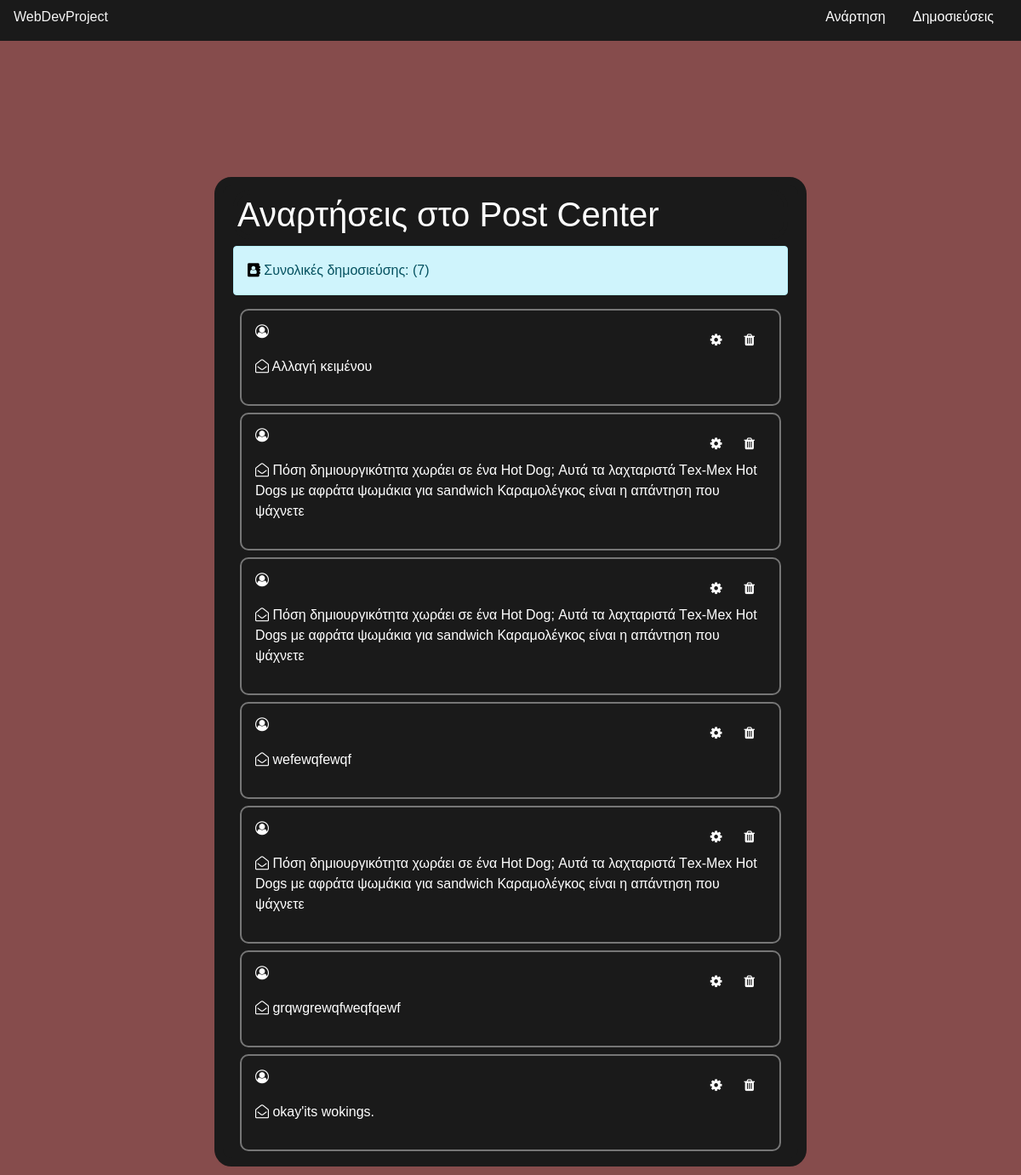
/UploadFiles/pages/allnews.php, run on the app's committed database.
### tables this page shows
CREATE TABLE `posts` (
  `ID` int(11) NOT NULL,
  `POST` varchar(500) DEFAULT NULL
);

### UploadFiles/classes/dbh.classes.php (called while the page is built)
<?php
class Dbh {
    private $servername = "localhost";
    private $username = "root";
    private $password = "";
    private $dbname = "postcenter";
    private $charset = "utf8mb4";
    protected function connection(){
        try {
            $dsn = "mysql:host=".$this->servername.";dbname=".$this->dbname.";charset=".$this->charset;
            $pdo = new PDO($dsn, $this->username, $this->password);
            $pdo->setAttribute(PDO::ATTR_ERRMODE, PDO::ERRMODE_EXCEPTION);
            return $pdo;
         }  catch (PDOException $e) {
            echo "Conenction failed: ".$e->getMessage();
        }
    }
}

### UploadFiles/classes/postsview.classes.php (called while the page is built)
<?php
class PostView extends Posts{
    public function showAllPosts(){
        $this->getPostContents();
    }
    public function PostsCount(){
        return $this->getAllRows();
    }
}
?>

### UploadFiles/classes/posts.classes.php (the view, shortened to what this page needs)
<?php
include_once 'dbh.classes.php';
class Posts extends Dbh{
    protected function getPostContents(){
        $sql = "SELECT * FROM posts" ;
        $stmt = $this->connection()->prepare($sql);
        $stmt->execute();
        $resultFetchAll = $stmt->fetchAll();
        foreach( $resultFetchAll as $row ) {
            echo '<form class="container-news" method="POST" action="../include/post.inc.php">
                <div class="extensions-buttons" >
                <p><i class="fa fa-user-circle-o" aria-hidden="true"></i></p>
                <button class="btn" name="Btn-Update" formaction="allnews.php?ID='.$row['ID'].'" ><i class="fa fa-cog" aria-hidden="true"></i></button>
                <button class="btn" name="Btn-Delete" formaction="allnews.php?ID='.$row['ID'].'" ><i class="fa fa-trash"></i></button>
                </div>
                <p><i class="fa fa-envelope-open-o" aria-hidden="true"> </i> ' .$row['POST']. '</p>
                </form>'
                ;
        }
    }
    protected function getAllRows(){
        $sql = "SELECT * FROM posts";
        $stmt = $this->connection()->prepare($sql);
        $stmt->execute();
        $CountRows = $stmt->rowCount();
        return $CountRows;
    }
}

### UploadFiles/pages/allnews.php (shortened to what this page needs)
<?php
include_once '../classes/dbh.classes.php';
include_once '../classes/posts.classes.php';
include_once '../classes/postsview.classes.php';
?>
<!DOCTYPE html>
<html lang="en">
<head>
    <link href="https://cdn.jsdelivr.net/npm/bootstrap@5.0.2/dist/css/bootstrap.min.css" rel="stylesheet">
    <link rel="stylesheet" href="https://cdnjs.cloudflare.com/ajax/libs/font-awesome/4.7.0/css/font-awesome.min.css">
    <link rel="stylesheet" href="../css/style.css">
</head>
<body>
    <nav>
        <div class="logo">WebDevProject</div>
        <ul>
        <li><a href="/index.php">Ανάρτηση</a></li>
            <li><a href="/pages/allnews.php">Δημοσιεύσεις</a></li>
        </ul>
    </nav>
    <div class="container">
    <h1>Αναρτήσεις στο Post Center</h1>
    <?php
            $OjbectViewPosts = new PostView();
            echo '<div class="alert alert-info" role="alert"><i class="fa fa-address-book" style="color:black"aria-hidden="true">
            </i> Συνολικές δημοσιεύσης: ('. $OjbectViewPosts->PostsCount() .')
            </div>';
            $OjbectViewPosts->showAllPosts();
        ?>
    </div>
</body>
</html>

### UploadFiles/css/style.css (style rules this page uses)
* { padding: 0; margin: 0; box-sizing: border-box; font-size: 16px; font-family: sans-serif; }
body { width: 100%; display: flex; flex-direction: column; background-color: rgb(134, 76, 76); }
nav { display: flex; flex-wrap: nowrap; justify-content:space-between; padding: 1vh 2vh 0vh 2vh; background: rgba(26, 26, 26, 1) ; }
ul { display: flex; }
li { display: inline-block; padding: 0vh 2vh 0vh 2vh; }
li a { text-decoration: none; color:white; transition: 0.2s; }
.logo { color:whitesmoke }
.container { margin-top: 20vh; border: 10px solid rgba(26, 26, 26, 1); width: auto; border-radius: 20px; background-color:rgba(26, 26, 26, 1); margin-bottom: 10px; }
form { display: flex; flex-direction: column; padding: 2vh; align-items: center; }
.container h1 { color: white; margin-top: 5px; border: 5px solid rgba(26, 26, 26, 1); border-radius: 20px; background-color:rgba(26, 26, 26, 1); }
.container-news { color: white; border: 2px solid rgba(255,255,255,0.4); border-radius: 10px; padding: 2vh; margin: 1vh; display: flex; flex-direction: column; align-items: flex-start; }
.container-news p { max-width: 600px; }
.fa { transition: 0.3s; color: white; }
.extensions-buttons { width: 100%; display: flex; justify-content: end; }
.extensions-buttons p { width: 100%; display: flex; justify-content: start; }

### data on the page
posts: POST "Αλλαγή κειμένου"
posts: POST "Πόση δημιουργικότητα χωράει σε ένα Hot Dog; Αυτά τα λαχταριστά Τex-Mex Hot Dogs με αφράτα ψωμάκια για sandwich Καραμολέγκος είναι η απάντηση που ψάχνετε"
posts: POST "Πόση δημιουργικότητα χωράει σε ένα Hot Dog; Αυτά τα λαχταριστά Τex-Mex Hot Dogs με αφράτα ψωμάκια για sandwich Καραμολέγκος είναι η απάντηση που ψάχνετε"
posts: POST "wefewqfewqf"
posts: POST "Πόση δημιουργικότητα χωράει σε ένα Hot Dog; Αυτά τα λαχταριστά Τex-Mex Hot Dogs με αφράτα ψωμάκια για sandwich Καραμολέγκος είναι η απάντηση που ψάχνετε"
posts: POST "grqwgrewqfweqfqewf"
posts: POST "okay'its wokings."

### other printed values
$OjbectViewPosts->PostsCount() "7"
